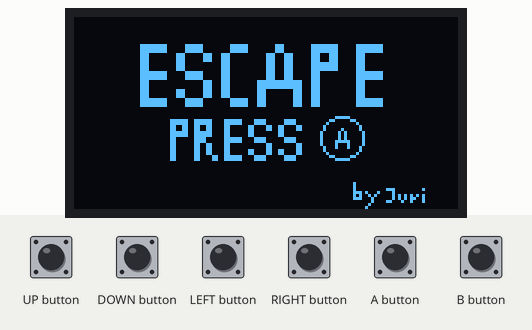
A sketch run on a simulated Arduboy, built with avr-gcc and run on an emulated ATmega32U4. On the bench: 128×64 one-colour display. Inputs (shaded band) come from the test bench.

Above: at 1.2 s.
1.3 s: A button pressed for 0.15 s
At 1.48 s:
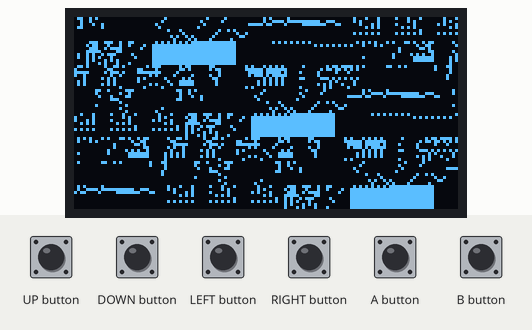
2.0 s: UP button pressed for 1 s
At 2.39 s:
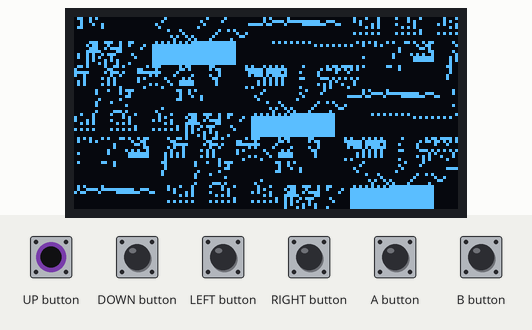
3.6 s: DOWN button pressed for 0.15 s
At 3.91 s:
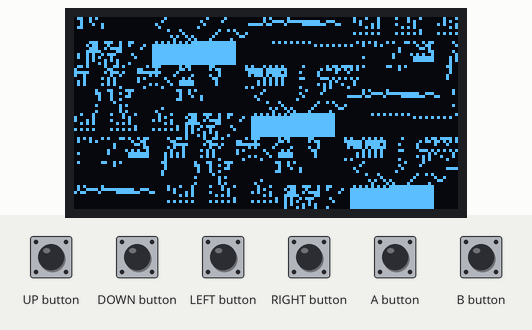
4.3 s: LEFT button pressed for 0.15 s
At 4.52 s:
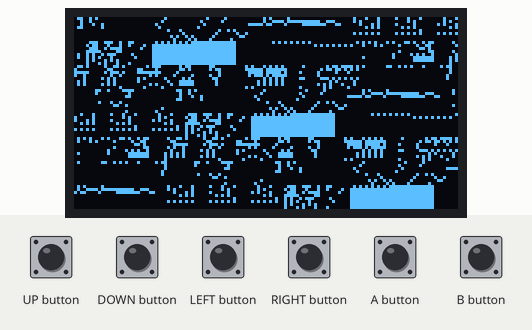
5.0 s: RIGHT button pressed for 0.15 s
At 5.43 s:
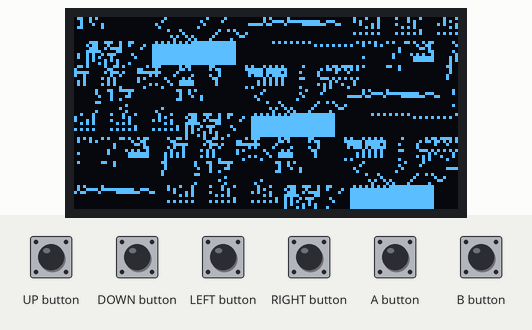
5.7 s: B button pressed for 1 s
At 6.04 s:
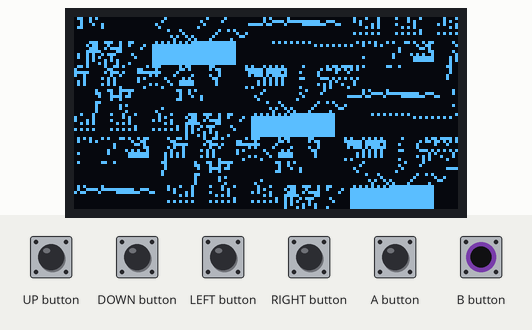
Timing chart, 0 to 8.3 s (numbered marks = the images above; inputs shaded):
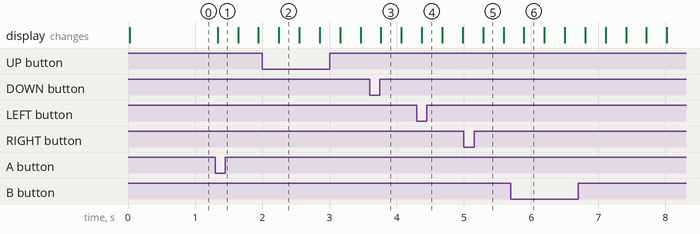

The sketch:

Escape.ino
```cpp
#include <Arduboy2.h>
#include "EscapeScreen.h"
#include "Sprite.h"

Arduboy2 arduboy;

//position des Spielers festlegen
int playerX = 12;
int playerY = 48;
int playerState;
int jumpingState;
int STATE_STANDING = 0;
int STATE_RUNNING = 1;
int STATE_JUMPING = 2;
int STATE_FALLING = 3;
int playerDirection = 0;
int STATE_NEUTRAL = 0;
int STATE_RIGHT = 0;
int STATE_LEFT = 1;
int animationFrame = 0;
int movementCounter = 0;
int animationCounter = 0;
int jumpingCounter = 0;
int JUMPINGCOUNTERMAX = 35;
int debug = 0;
int level = 1; //level 0 = Startscreen
int jump_y[] = {0, -2, -2, -2, -2, -2, -2, -2, -1, -1, -1, -1, -1, -1, -1, 0, 0, 0, 0, 0, 0, 1, 1, 1, 1, 1, 1, 1, 2, 2, 2, 2, 2, 2, 2};

// Pixel im Hintergrund abfragen
const uint8_t* levelData = Bg1Frame0 + 4;
bool getLevelPixel(uint8_t level, int x, int y) {
    if (x < 0 || x >= 128 || y < 0 || y >= 64) return false;

    uint16_t i = level * 1024 + (y >> 3) * 128 + x;

    return (pgm_read_byte(&levelData[i]) >> (y & 7)) & 1;
}
// check Ground
 bool checkGround(int level, int x, int y){
  return getLevelPixel(level,x+1,y+8) || getLevelPixel(level,x+6,y+8);
 }
// check Air
 bool checkAir(int level, int x, int y){
  return !(getLevelPixel(level,x+1,y) || getLevelPixel(level,x+6,y));
 }
// check wall left
 bool checkWallLeft(int level, int x, int y){
  return getLevelPixel(level,x+1,y+1) || getLevelPixel(level,x+1,y+7);
 }
// check wall Right
 bool checkWallRight(int level, int x, int y){
  return getLevelPixel(level,x+6,y+1) || getLevelPixel(level,x+6,y+7);
 }
// check Ground Feet
bool checkGroundFeet(int level, int x, int y){
  return getLevelPixel(level,x+1,y+7) || getLevelPixel(level,x+6,y+7);
 }


void setup() {
  arduboy.boot();
  arduboy.clear();

}

uint8_t gameState = 0;

void loop() {
  if (!arduboy.nextFrame()) return;

  arduboy.pollButtons();

  //Startscreen
  if (gameState == 0) {
    arduboy.drawBitmap(0, 0, Bg1Frame0+2, 128, 64, WHITE);
    arduboy.display();

    if (arduboy.justPressed(A_BUTTON)) {
      gameState = 1;
    }
  }
  //
  // Gameloop
  //
  else if (gameState == 1) {

   movementCounter++;
   if  (movementCounter > 1) movementCounter = 0;

    //
    //Tastenabfrage
    //
    if (arduboy.pressed(LEFT_BUTTON) && checkWallLeft(level, playerX, playerY) == false && movementCounter == 0) {
      playerX = playerX -1;
      playerState = STATE_RUNNING;
      playerDirection = STATE_LEFT;
    }
    if (arduboy.pressed(RIGHT_BUTTON) && checkWallRight(level, playerX, playerY) == false && movementCounter == 0) {
      playerX = playerX +1;
      playerState = STATE_RUNNING;
      playerDirection = STATE_RIGHT;
    }
    if (arduboy.pressed(B_BUTTON) && jumpingState != STATE_JUMPING && jumpingState !=STATE_FALLING) {
      jumpingState = STATE_JUMPING;
      jumpingCounter = 0;
    }

    if (!(arduboy.pressed(RIGHT_BUTTON) || arduboy.pressed(LEFT_BUTTON))){
      playerState = STATE_STANDING;
    }
    //
    // Jumping
    //
    if (jumpingState == STATE_JUMPING) {
      jumpingCounter++;
      if (jumpingCounter == JUMPINGCOUNTERMAX){
        jumpingCounter = 0;
        jumpingState = STATE_STANDING;
      }
      playerY = playerY + jump_y[jumpingCounter];
      // Kopf gestoßen?
      if (!checkAir(level, playerX, playerY)){
        jumpingCounter = 0;
        jumpingState = STATE_FALLING;
      }
      //Ground?
      if (checkGround(level, playerX, playerY)){
        jumpingCounter = 0;
        jumpingState = STATE_STANDING;
      }
    }
    //
    // Check Ground & falling
    //
    if (!checkGround(level, playerX, playerY)&&(jumpingState !=STATE_JUMPING)) {
       jumpingState = STATE_FALLING;
    }


    //
    // Falling
    //
    if (jumpingState == STATE_FALLING) {
        if (getLevelPixel(level, playerX+3, playerY+8)){
          jumpingState = STATE_STANDING;
      } else {
        playerY = playerY+1;
      }
    }


    //
    // Feet in Ground?
    //
    while (checkGroundFeet(level, playerX, playerY)) {
      playerY = playerY - 1;
      jumpingState = STATE_STANDING;
     }

    //
    // Mainscreen aktualisieren
    //
   animationCounter = animationCounter+1;
    if (animationCounter > 4) {
      animationCounter = 0;
      animationFrame = animationFrame+1;
      if (animationFrame > 1) animationFrame = 0;
    }
    if (playerState == STATE_STANDING) animationFrame = 0;
    arduboy.clear();
    arduboy.drawBitmap(0, 0, Bg1Frame0+1024+4, 128, 64, WHITE);
    //arduboy.drawBitmap(0, 0, Bg1Frame0+2, 128, 64, WHITE);
   /*

    //zeichne spieler
    if (playerState == STATE_STANDING)
      Sprites::drawPlusMask(playerX, playerY, Player, 0+playerDirection + playerState*2 + animationFrame);
    if (playerState == STATE_RUNNING)
      Sprites::drawPlusMask(playerX, playerY, Player, 0+playerDirection*2 + playerState*2 + animationFrame);
    if (playerState == STATE_JUMPING)
      Sprites::drawPlusMask(playerX, playerY, Player, 0+ 6);
    arduboy.setCursor(0,0);
    arduboy.print(playerDirection);
    arduboy.print(playerState);
    arduboy.print(animationFrame);
    arduboy.print(jumpingState);
    */
    arduboy.display();

/*
arduboy.clear();
for (int y = 0; y < 64; y++) {
    for (int x = 0; x < 128; x++) {
        if (getLevelPixel(level, x, y)) {
            arduboy.drawPixel(x, y, WHITE);
        }
    }
}

arduboy.display();
*/


  }
}
```

Source omitted: EscapeScreen.h (data table, 12677 bytes), Sprite.h (data table, 1083 bytes)

Measured:
- after the input at 1.3 s, the display: changes at once (image 1)
